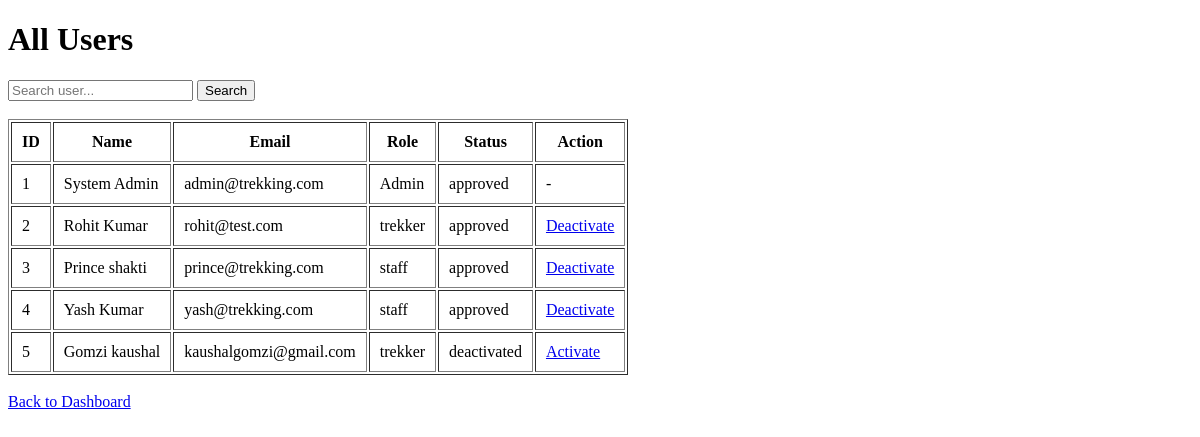
Before: /admin/users with the older database file.
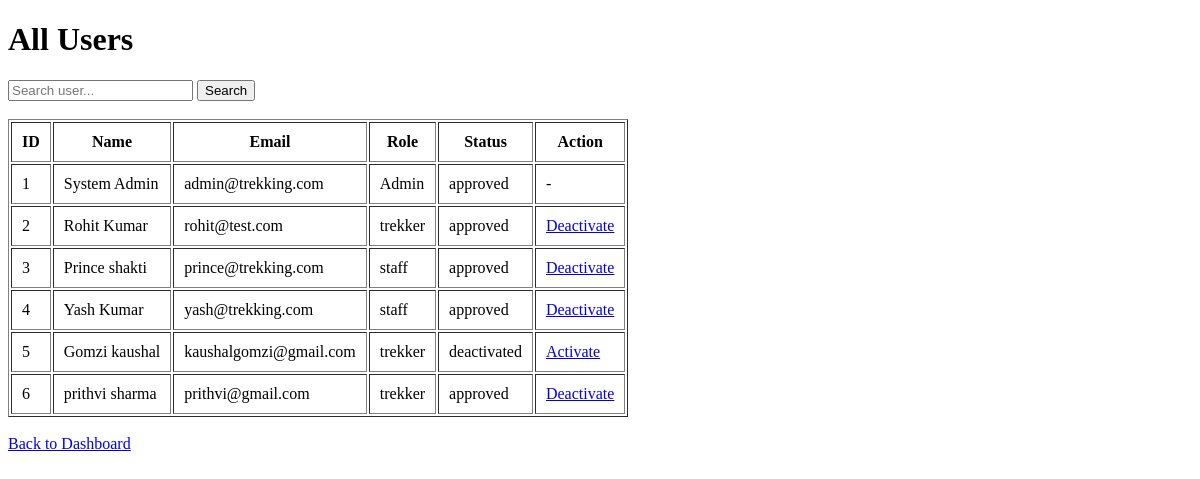
After: the same page with the newer database file.
### models/models.py (models this page shows)
class User(db.Model):
    __tablename__ = "users"
    id = db.Column(db.Integer, primary_key=True)
    full_name = db.Column(db.String(100), nullable=False)
    email = db.Column(db.String(120), unique=True, nullable=False)
    password = db.Column(db.String(255), nullable=False)
    role = db.Column(db.String(20), nullable=False)
    status = db.Column(
    db.String(20),
    default="approved"
    )
    created_at = db.Column(db.DateTime, default=datetime.utcnow)
    bookings = db.relationship(
        "Booking",
        backref="user",
        lazy=True
    )
    assigned_treks = db.relationship(
    "Trek",
    foreign_keys="Trek.assigned_staff_id",
    backref="assigned_staff",
    lazy=True
    )

### controllers/auth.py (the view)
@auth.route("/admin/users")
def view_users():
    search = request.args.get("search")
    if search:
        users = User.query.filter(
            or_(
                User.full_name.ilike(f"%{search}%"),
                User.email.ilike(f"%{search}%"),
                User.id.cast(db.String).ilike(f"%{search}%")
            )
        ).all()
    else:
        users = User.query.all()
    return render_template(
        "view_users.html",
        users=users
    )

### templates/view_users.html (shortened to what this page needs)
<!DOCTYPE html>
<html>
<head>
</head>
<body>
<h1>All Users</h1>
<form method="GET">
    <input
        type="text"
        name="search"
        placeholder="Search user..."
    >
    <input
        type="submit"
        value="Search"
    >
</form>
<br>
<table border="1" cellpadding="10">
<tr>
    <th>ID</th>
    <th>Name</th>
    <th>Email</th>
    <th>Role</th>
    <th>Status</th>
    <th>Action</th>
</tr>
{% for user in users %}
<tr>
<td>{{ user.id }}</td>
<td>{{ user.full_name }}</td>
<td>{{ user.email }}</td>
<td>{{ user.role }}</td>
<td>{{ user.status }}</td>
<td>
{% if user.role == "Admin" %}
-
{% elif user.status == "approved" %}
<a href="/admin/deactivate_user/{{ user.id }}">
    Deactivate
</a>
{% else %}
<a href="/admin/activate_user/{{ user.id }}">
    Activate
</a>
{% endif %}
</td>
</tr>
{% endfor %}
</table>
<br>
<a href="/admin/dashboard">Back to Dashboard</a>
</body>
</html>

Changed rows visible on the page:
added User: id "6", full_name "prithvi sharma", email "prithvi@gmail.com", role "trekker", status "approved"
